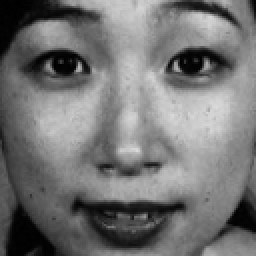
%> input picture gabor_function/26Master2009/KA.HA4.32Resize.tiff, 128 x 128 px (shown 2 times larger)
$ octave s07_face_hisgram.m   (GNU Octave 9; MATLAB toolbox functions it lacks are replaced by stand-ins)
%> lines starting %> are read from the running program, lines starting %| are printed output that depends on the picture
H = imread('KA.HA4.32Resize.tiff');
%> H is the input picture: size 128x128 uint8; min 0, max 220, mean 115.9
if length(size(H))>2
    H=rgb2gray(H);
end
%original
subplot(3,2,1);
imshow(H); title('original image');
subplot(3,2,2);
imhist(H); title('original image histogram');

%method 01
subplot(3,2,3);
H1=adapthisteq(H);
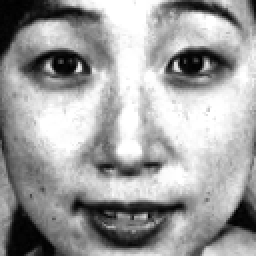
%> H1: size 128x128 uint8 (shown 2 times larger); min 0, max 255, mean 159.7
imshow(H1); title('adapthisteq equalization');
subplot(3,2,4);
imhist(H1);title('adapthisteq equalization histogram');

%method 02
subplot(3,2,5);
H2=histeq(H);
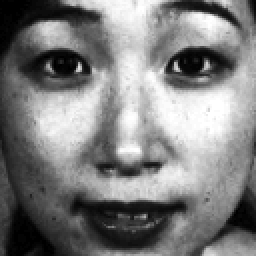
%> H2: size 128x128 uint8 (shown 2 times larger); min 0, max 255, mean 126.2
imshow(H2); title('histeq equalization');
subplot(3,2,6);
imhist(H2); title('histeq equalization histogram');
%> after `title('histeq equalization histogram')`:
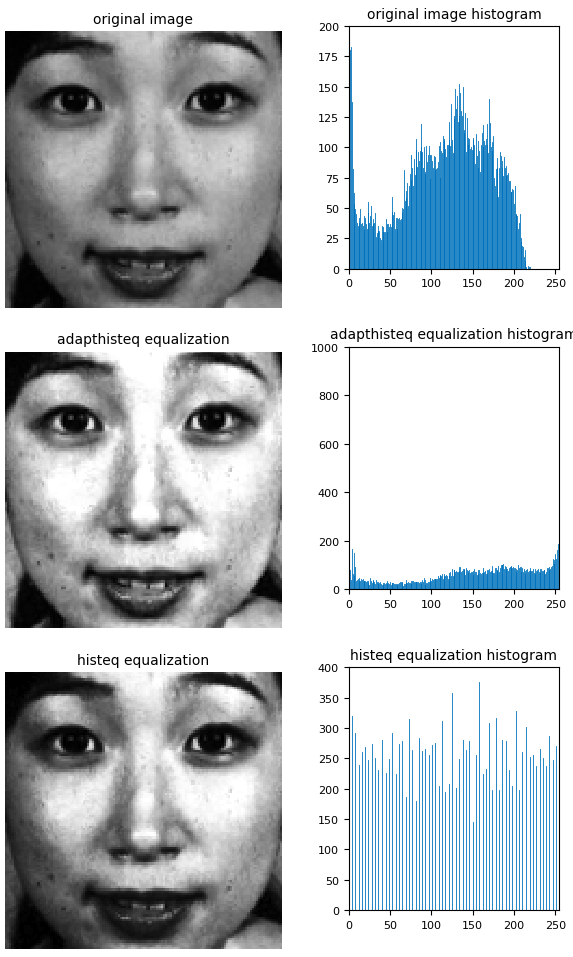
%> figure redrawn from the program's plot data, 6 panels

imwrite(H2,'KA.HA4.32His.tiff');
